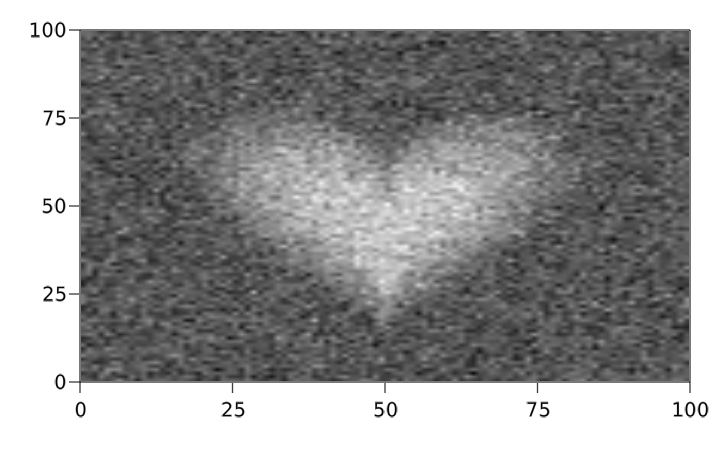

Here is the Julia script that generated this plot:
using Pkg
Pkg.activate(@__DIR__)
cd(@__DIR__)
#using Revise
using ZigZagBoomerang
using DataStructures
using LinearAlgebra
using Random
using SparseArrays
using Test
using FileIO
using Statistics
using Makie, AbstractPlotting

function gridlaplacian(T, m, n)
    S = sparse(T(0.0)I, n*m, n*m)
    linear = LinearIndices((1:m, 1:n))
    for i in 1:m
        for j in 1:n
            for (i2, j2) in ((i + 1, j), (i, j + 1))
                if i2 <= m && j2 <= n
                    S[linear[i, j], linear[i2, j2]] -= 1.
                    S[linear[i2, j2], linear[i, j]] -= 1.

                    S[linear[i, j], linear[i, j]] += 1.
                    S[linear[i2, j2], linear[i2, j2]] += 1.
                end
            end
        end
    end
    S
end


# Define precision operator of a Gaussian random field (sparse matrix operating on `vec`s of `n*n` matrices)
#n = 100
n = 60
const σ2 = 0.5
Γ0 = 2gridlaplacian(Float64, n, n)
Γ = 0.1I + Γ0
mat(x) = reshape(x, (n, n)) # vector to matrix
function mat0(y)
 #   mat(y + 0.1*sign.(y) .- 0.0)
    mat(y  .- 0.1)
end
# Γ is very sparse
@show nnz(Γ)/length(Γ) # 0.000496

# Corresponding Gaussian potential
# ϕ(x', Γ) = 0.5*x'*Γ*x  # not needed

# Define ∇ϕ(x, i, Γ) giving the partial derivative of ϕ(x) with respect to x[i]
#∇ϕ(x, i, Γ, y) = ZigZagBoomerang.idot(Γ, i, x) - ZigZagBoomerang.idot(Γ, i, y)    # more efficient that dot(Γ[:, i], x)
∇ϕ(x, i, Γ, y) = ZigZagBoomerang.idot(Γ, i, x)  + (x[i]-y[i])/σ2 # more efficient that dot(Γ[:, i], x)


# Random initial values
t0 = 0.0
h(x, y) = x^2+(5y/4-sqrt(abs(x)))^2 
heart = [ max.(1 - h(x, y), 0) for x in range(-1.5,1.5, length=n), y   in range(-1.1,1.9, length=n)]
image(heart)
μ0 = 5.0*vec(heart)
y = μ = μ0 + randn(n*n)
μpost = yhat = (I + Γ)\y
Γpost = (Γ + I)/σ2


x0 = μpost
θ0 = rand([-1.0,1.0], n*n)


# Rejection bounds
c = [norm(Γpost[:, i], 2) for i in 1:n*n]

# Define ZigZag
Z = ZigZag(Γpost, μpost)
# or try the FactBoomerang
#Z = FactBoomerang(Γ, x0*0, 0.1)

κ = 0.2*ones(length(x0))
# Run sparse ZigZag for T time units and collect trajectory
T = 400.0
@time trace, (tT, xT, θT), (acc, num) = spdmp(∇ϕ, t0, x0, θ0, T, c, Z, Γ, μ; adapt = false)

@time traj0 = collect(discretize(trace, 0.2))

su = false
adapt = false
trace, (t, x, θ), (acc, num), c = @time sspdmp(∇ϕ, t0, x0, θ0, T, c, Z, κ, Γ, μ;
                                                strong_upperbounds = su ,
                                                adapt = adapt)

@time traj = collect(discretize(trace, 0.2))

#display(scene)

#scene1, _ = heatmap(abs.([mat(mean(last.(traj0[end÷2:end]))) mat(mean(last.(traj[end÷2:end]))) ]))
scene2a, _ = heatmap(abs.(mat(μ0 - mean(last.(traj0[end÷2:end])))))
scene2b, _ = heatmap(abs.(mat(μ0 - mean(last.(traj[end÷2:end])))))

#error("stop")
if false

# Prepare surface plot
    M = Node(mat0(traj[end].second))
    scene = Scene()
    surface!(scene, M; shading=false, show_axis=false, colormap = :oleron, colorrange = (-3,3))
    Makie.scale!(scene, 1.0, 1.0, 2.0)
    zlims!(scene, -5.0, 5.0)
    # Movie frames
    mkpath(joinpath(@__DIR__, "output"))
    for i in eachindex(traj)
        M[] = mat0(traj[i].second)
        FileIO.save(joinpath(@__DIR__, "output", "surfs$i.png"), scene)
    end
    
    # Make video
    dir = joinpath(@__DIR__, "output")
    run(`ffmpeg -y -r 40 -f image2 -i $dir/surfs%d.png -vcodec libx264 -crf 25  -pix_fmt yuv420p $(typeof(Z).name)field.mp4`)
end

# Save hearts
save("heart.png", image(mat(y)))
save("hearthat.png", image(mat(yhat)))
save("heartpostmean.png", image(mat(mean(last.(traj[end÷2:end])))))
save("hearterrora.png", scene2a)
save("hearterrorb.png", scene2b)
